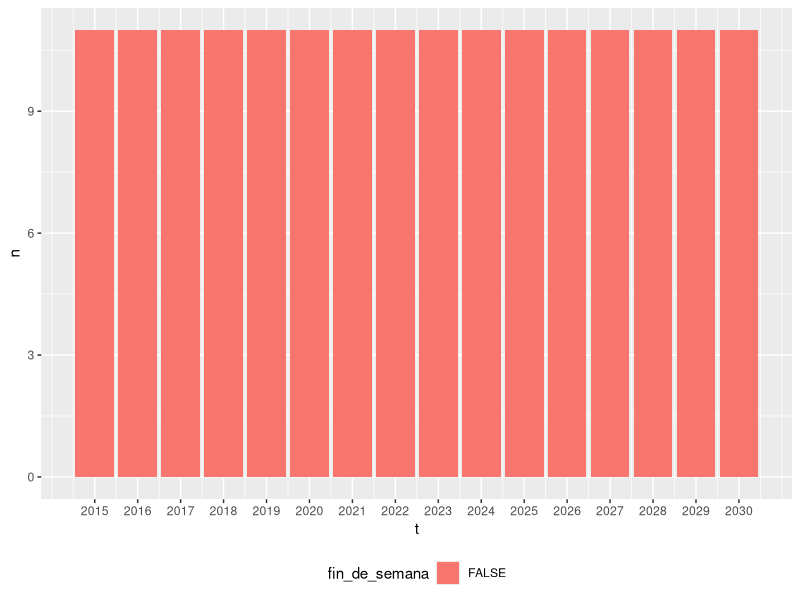

This figure's R source:
## ---- chunk 1
knitr::opts_chunk$set(warning=FALSE, message=FALSE)

## ---- chunk 2
library(tidyverse)

feriados_tabla <- tibble::tribble(
  ~fecha,       ~nombre,    
  "1 de enero", "Año Nuevo",
  "6 de enero", "Día de los Niños",
  "19 de abril", "Desembarco de los Treinta y Tres Orientales",
  "1 de mayo",    "Día de los Trabajadores",
  "18 de mayo",  "Batalla de Las Piedras",
  "19 de junio", "Natalicio de Artigas",
  "18 de julio", "Jura de la Constitución",
  "25 de agosto","Declaratoria de la Independencia", 
  "12 de octubre", "Día de la Raza",
  "2 de noviembre", "Día de los Difuntos",
  "25 de diciembre", "Día de la Familia") %>% 
  # Sacamos " de" para que no moleste a lubridate
  mutate(fecha = str_replace(fecha, " de", ""))

## ---- chunk 3
library(lubridate)

Sys.setlocale("LC_TIME", "Spanish_Spain.1252")

feriados <- expand_grid(t=2015:2030, fecha=feriados_tabla$fecha) %>% 
  left_join(feriados_tabla, by="fecha") %>% 
  mutate(fecha = paste(fecha, t)) %>% 
  mutate(fecha=parse_date(fecha, "%d %B %Y", locale=locale("es"))) %>% 
  mutate(wdia=wday(fecha, label=TRUE, abbr=FALSE)) %>% 
  mutate(wdia = stringr::str_to_title(wdia))
## ---- chunk 4
feriados %>% 
  mutate(fin_de_semana = wdia %in% c("Sábado", "Domingo")) %>% 
  count(t, fin_de_semana) %>% 
  ggplot(aes(t, n, fill=fin_de_semana)) + 
  geom_col() + 
  scale_x_continuous(breaks=2015:2030) + 
  theme(legend.position = "bottom")
  
